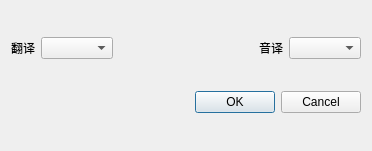
<?xml version="1.0" encoding="UTF-8"?>
<ui version="4.0">
 <class>LangSelectDialog</class>
 <widget class="QDialog" name="LangSelectDialog">
  <property name="geometry">
   <rect>
    <x>0</x>
    <y>0</y>
    <width>372</width>
    <height>151</height>
   </rect>
  </property>
  <property name="windowTitle">
   <string>Dialog</string>
  </property>
  <layout class="QGridLayout" name="gridLayout">
   <item row="0" column="0">
    <layout class="QHBoxLayout" name="horizontalLayout">
     <item>
      <widget class="QLabel" name="label">
       <property name="text">
        <string>翻译</string>
       </property>
      </widget>
     </item>
     <item>
      <widget class="QComboBox" name="tsComboBox"/>
     </item>
     <item>
      <spacer name="horizontalSpacer">
       <property name="orientation">
        <enum>Qt::Horizontal</enum>
       </property>
       <property name="sizeHint" stdset="0">
        <size>
         <width>40</width>
         <height>20</height>
        </size>
       </property>
      </spacer>
     </item>
     <item>
      <widget class="QLabel" name="label_2">
       <property name="text">
        <string>音译</string>
       </property>
      </widget>
     </item>
     <item>
      <widget class="QComboBox" name="romaComboBox"/>
     </item>
    </layout>
   </item>
   <item row="1" column="0">
    <widget class="QDialogButtonBox" name="buttonBox">
     <property name="orientation">
      <enum>Qt::Horizontal</enum>
     </property>
     <property name="standardButtons">
      <set>QDialogButtonBox::Cancel|QDialogButtonBox::Ok</set>
     </property>
    </widget>
   </item>
  </layout>
 </widget>
 <resources/>
 <connections>
  <connection>
   <sender>buttonBox</sender>
   <signal>accepted()</signal>
   <receiver>LangSelectDialog</receiver>
   <slot>accept()</slot>
   <hints>
    <hint type="sourcelabel">
     <x>248</x>
     <y>254</y>
    </hint>
    <hint type="destinationlabel">
     <x>157</x>
     <y>274</y>
    </hint>
   </hints>
  </connection>
  <connection>
   <sender>buttonBox</sender>
   <signal>rejected()</signal>
   <receiver>LangSelectDialog</receiver>
   <slot>reject()</slot>
   <hints>
    <hint type="sourcelabel">
     <x>316</x>
     <y>260</y>
    </hint>
    <hint type="destinationlabel">
     <x>286</x>
     <y>274</y>
    </hint>
   </hints>
  </connection>
 </connections>
</ui>
